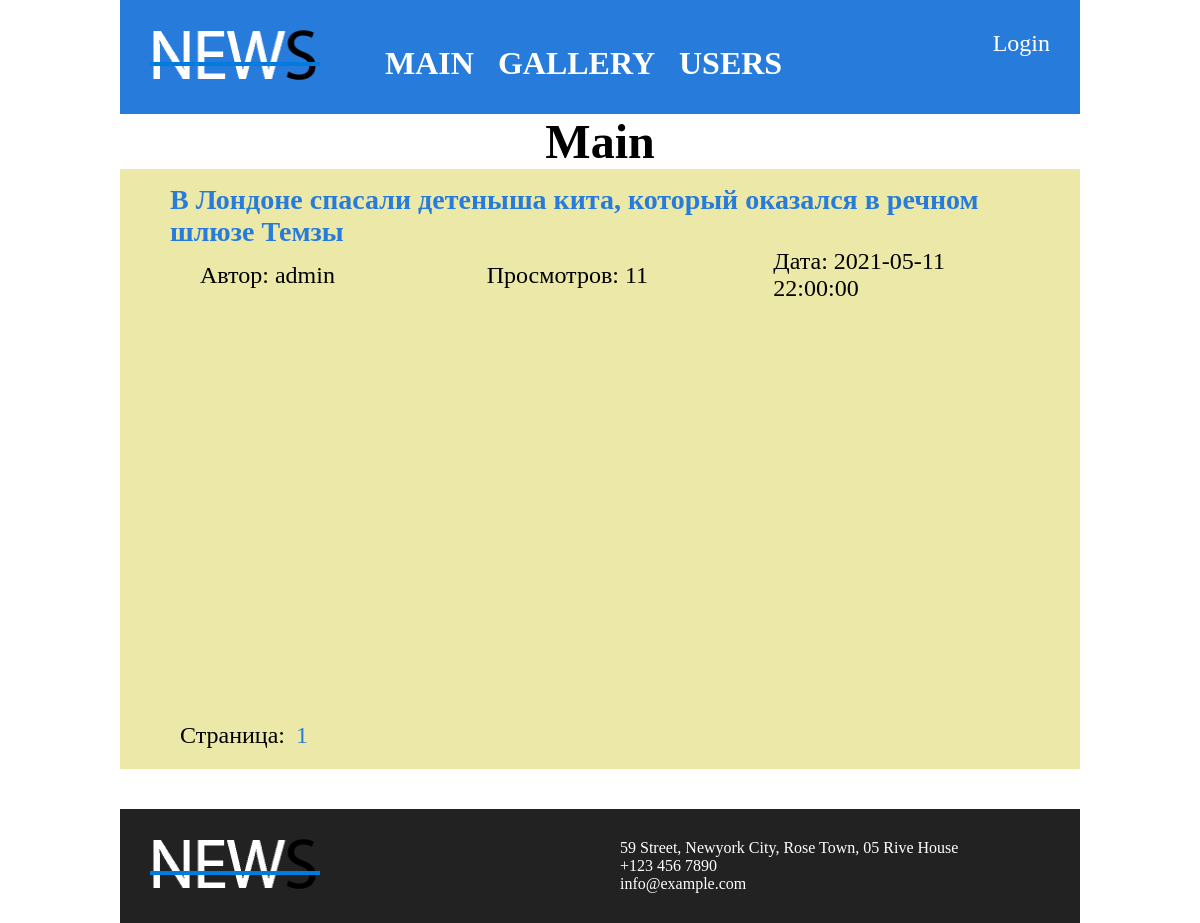
The app's page /articles/section.php?category=4 with its own data.
### tables this page shows
CREATE TABLE IF NOT EXISTS `posts` (
  `id` int(11) NOT NULL,
  `active` tinyint(1) NOT NULL,
  `title` varchar(250) NOT NULL,
  `code` varchar(250) NOT NULL,
  `content` text NOT NULL,
  `category_id` int(11) NOT NULL,
  `author_id` int(11) NOT NULL,
  `date` datetime NOT NULL
);

CREATE TABLE IF NOT EXISTS `authors` (
  `id` int(11) NOT NULL,
  `name` varchar(250) NOT NULL
);

### articles/News.php (called while the page is built, shortened)
<?php
class News {
    public $servername = 'localhost';
    public $username = 'root';
    public $password = '';
    public $dbname = 'news';
    function general($sql) {
        $conn = new mysqli($this->servername, $this->username, $this->password, $this->dbname);
        $string = $conn->query($sql);
        return $string;
    }
    function getPosts($table) {
        $sql = "SELECT * FROM $table";
        $string = $this->general($sql);
        $result = [];
        if($string) {
            while ($row = $string->fetch_assoc()) {
                array_push($result, $row);
            }
            return $result;
        }
    }
    function getAuthor($id) {
        $sql = "SELECT name FROM authors WHERE id = $id";
        $string = $this->general($sql);
        $result = $string->fetch_assoc();
        $result = $result['name'];
        return $result;
    }
}
?>

### articles/section.php (the view, shortened to what this page needs)
<?php
require_once './header.php';
require_once './News.php';
?>
<h2>Main</h2>
<div class="content">
    <div class="main_posts">
        <div class="main_posts_wrapper">
        <?php
        $news = new News();
        $postsTable = $news->getPosts('posts');
        $postsTable = (array)$postsTable;
        $postsTable = array_reverse($postsTable);
        $counter = 0;
        foreach ($postsTable as $arPosts) {
            if ($_GET['category'] == $arPosts['category_id']) {
                $counter += 1;
                $coun = ceil($counter / 5);
                $author = $news->getAuthor($arPosts['author_id']);
                if ((isset($_GET['page']) && $_GET['page'] == $coun) || (!isset($_GET['page']) && $coun == 1)) { ?>
                    <table class="main_post_path">
                        <tr>
                            <td colspan="3">
                                <a href="./detail.php?category=<?= $arPosts['category_id'] ?>&post=<?= $arPosts['id'] ?>">
                                    <?= $arPosts['title'] ?>
                                </a>
                            </td>
                        </tr>
                        <tr>
                            <td>Автор: <?= $author ?></td>
                            <td>Просмотров: <?= $arPosts['active'] ?></td>
                            <td>Дата: <?= $arPosts['date'] ?></td>
                        </tr>
                    </table>
                <?php
                }
            }
        } ?>
        </div>
        <div class="pages_pagination">
            <?php
            if (isset($coun) && $coun > 0) { ?>
                Страница:
                <?php
                for ($i = 1; $i <= $coun; $i++) {
                    $link = $_SERVER['PHP_SELF']."?category=".$_GET['category']."&page=$i"; ?>
                    <a href="<?= $link ?>"><?= $i ?></a>
                <?php
                }
            }
            else echo 'Постов нет'; ?>
        </div>
    </div>
</div>
<?php require_once './footer.php' ?>

### articles/style.css (style rules this page uses)
* { margin: 0; padding: 0; }
html, body { height: 100%; }
h2 { text-align: center; font-size: 48px; }
a { text-decoration: none; color: white; }
.content { display: flex; font-size: 24px; height: 600px; }
.main_posts { width: calc(80% - 15px); background-color: rgb(236, 232, 167); margin-left: 30px; padding: 0 10px; display: flex; flex-direction: column; min-height: 100%; }
.main_posts_wrapper { flex: 1 0 auto; }
table { width: 100%; border-collapse: collapse; margin: 15px 0; }
td { width: 33.33%; }
tr:nth-child(1) td { font-size: 28px; font-weight: 700; }
tr:nth-child(3) td { padding: 0 30px; }
.main_posts a { color: rgb(39, 123, 218); }
.pages_pagination { flex: 0 0 auto; padding: 20px 10px; }
.pages_pagination a { padding: 0 5px; }

### articles/section.php (style rules this page uses)
.main_posts { width: 100%; margin-left: 0; padding: 0 50px; }

### records on screen
posts: title "В Лондоне спасали детеныша кита, который оказался в речном шлюзе Темзы", author.name "admin", active "11", date "2021-05-11 22:00:00"
